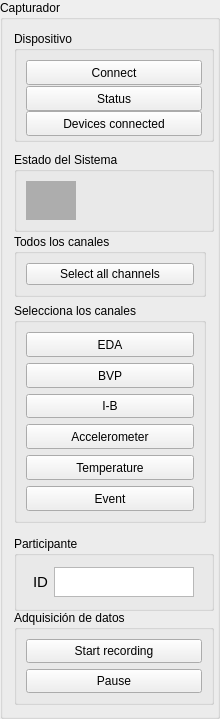
     <widget class="QGroupBox" name="groupBox_2">
      <property name="sizePolicy">
       <sizepolicy hsizetype="Fixed" vsizetype="Preferred">
        <horstretch>0</horstretch>
        <verstretch>0</verstretch>
       </sizepolicy>
      </property>
      <property name="minimumSize">
       <size>
        <width>220</width>
        <height>0</height>
       </size>
      </property>
      <property name="maximumSize">
       <size>
        <width>220</width>
        <height>16777215</height>
       </size>
      </property>
      <property name="title">
       <string>Capturador</string>
      </property>
      <layout class="QGridLayout" name="gridLayout_6">
       <item row="5" column="0">
        <widget class="QGroupBox" name="groupBox_4">
         <property name="sizePolicy">
          <sizepolicy hsizetype="MinimumExpanding" vsizetype="Minimum">
           <horstretch>0</horstretch>
           <verstretch>0</verstretch>
          </sizepolicy>
         </property>
         <property name="minimumSize">
          <size>
           <width>200</width>
           <height>75</height>
          </size>
         </property>
         <property name="maximumSize">
          <size>
           <width>200</width>
           <height>60</height>
          </size>
         </property>
         <property name="title">
          <string>Participante</string>
         </property>
         <layout class="QGridLayout" name="gridLayout_18">
          <item row="0" column="0">
           <layout class="QGridLayout" name="gridLayout_3">
            <property name="sizeConstraint">
             <enum>QLayout::SetFixedSize</enum>
            </property>
            <item row="0" column="0">
             <widget class="QLabel" name="label_29">
              <property name="maximumSize">
               <size>
                <width>45</width>
                <height>30</height>
               </size>
              </property>
              <property name="font">
               <font>
                <pointsize>11</pointsize>
                <bold>false</bold>
               </font>
              </property>
              <property name="text">
               <string>ID</string>
              </property>
              <property name="alignment">
               <set>Qt::AlignCenter</set>
              </property>
             </widget>
            </item>
            <item row="0" column="1">
             <widget class="QPlainTextEdit" name="id_participante">
              <property name="minimumSize">
               <size>
                <width>140</width>
                <height>30</height>
               </size>
              </property>
              <property name="maximumSize">
               <size>
                <width>80</width>
                <height>30</height>
               </size>
              </property>
              <property name="font">
               <font>
                <pointsize>12</pointsize>
               </font>
              </property>
             </widget>
            </item>
           </layout>
          </item>
         </layout>
        </widget>
       </item>
       <item row="3" column="0">
        <widget class="QGroupBox" name="groupBox_11">
         <property name="minimumSize">
          <size>
           <width>0</width>
           <height>220</height>
          </size>
         </property>
         <property name="title">
          <string>Selecciona los canales</string>
         </property>
         <layout class="QGridLayout" name="gridLayout_5">
          <item row="0" column="0">
           <layout class="QVBoxLayout" name="verticalLayout">
            <item>
             <widget class="QPushButton" name="eda_button">
              <property name="sizePolicy">
               <sizepolicy hsizetype="Minimum" vsizetype="Preferred">
                <horstretch>0</horstretch>
                <verstretch>0</verstretch>
               </sizepolicy>
              </property>
              <property name="text">
               <string>EDA</string>
              </property>
             </widget>
            </item>
            <item>
             <widget class="QPushButton" name="bvp_button">
              <property name="sizePolicy">
               <sizepolicy hsizetype="Minimum" vsizetype="Preferred">
                <horstretch>0</horstretch>
                <verstretch>0</verstretch>
               </sizepolicy>
              </property>
              <property name="text">
               <string>BVP</string>
              </property>
             </widget>
            </item>
            <item>
             <widget class="QPushButton" name="ibi_button">
              <property name="sizePolicy">
               <sizepolicy hsizetype="Minimum" vsizetype="Preferred">
                <horstretch>0</horstretch>
                <verstretch>0</verstretch>
               </sizepolicy>
              </property>
              <property name="text">
               <string>I-B</string>
              </property>
             </widget>
            </item>
            <item>
             <widget class="QPushButton" name="acc_button">
              <property name="sizePolicy">
               <sizepolicy hsizetype="Minimum" vsizetype="Preferred">
                <horstretch>0</horstretch>
                <verstretch>0</verstretch>
               </sizepolicy>
              </property>
              <property name="text">
               <string>Accelerometer</string>
              </property>
             </widget>
            </item>
            <item>
             <widget class="QPushButton" name="tmp_button">
              <property name="sizePolicy">
               <sizepolicy hsizetype="Minimum" vsizetype="Preferred">
                <horstretch>0</horstretch>
                <verstretch>0</verstretch>
               </sizepolicy>
              </property>
              <property name="text">
               <string>Temperature</string>
              </property>
             </widget>
            </item>
            <item>
             <widget class="QPushButton" name="event_button">
              <property name="sizePolicy">
               <sizepolicy hsizetype="Preferred" vsizetype="Preferred">
                <horstretch>0</horstretch>
                <verstretch>0</verstretch>
               </sizepolicy>
              </property>
              <property name="text">
               <string>Event</string>
              </property>
             </widget>
            </item>
           </layout>
          </item>
         </layout>
        </widget>
       </item>
       <item row="8" column="0">
        <widget class="QGroupBox" name="groupBox_10">
         <property name="minimumSize">
          <size>
           <width>200</width>
           <height>95</height>
          </size>
         </property>
         <property name="maximumSize">
          <size>
           <width>161</width>
           <height>111</height>
          </size>
         </property>
         <property name="title">
          <string>Adquisición de datos</string>
         </property>
         <layout class="QGridLayout" name="gridLayout_10">
          <item row="0" column="0">
           <layout class="QGridLayout" name="gridLayout_7">
            <item row="0" column="0">
             <widget class="QPushButton" name="start_button_record">
              <property name="sizePolicy">
               <sizepolicy hsizetype="Minimum" vsizetype="Preferred">
                <horstretch>0</horstretch>
                <verstretch>0</verstretch>
               </sizepolicy>
              </property>
              <property name="text">
               <string>Start recording</string>
              </property>
             </widget>
            </item>
            <item row="1" column="0">
             <widget class="QPushButton" name="pause_button">
              <property name="sizePolicy">
               <sizepolicy hsizetype="Preferred" vsizetype="Preferred">
                <horstretch>0</horstretch>
                <verstretch>0</verstretch>
               </sizepolicy>
              </property>
              <property name="text">
               <string>Pause</string>
              </property>
             </widget>
            </item>
           </layout>
          </item>
         </layout>
        </widget>
       </item>
       <item row="2" column="0">
        <widget class="QGroupBox" name="groupBox">
         <property name="minimumSize">
          <size>
           <width>0</width>
           <height>30</height>
          </size>
         </property>
         <property name="maximumSize">
          <size>
           <width>16777215</width>
           <height>80</height>
          </size>
         </property>
         <property name="title">
          <string>Todos los canales</string>
         </property>
         <layout class="QGridLayout" name="gridLayout_11">
          <item row="0" column="0">
           <widget class="QPushButton" name="select_al_channels_button">
            <property name="sizePolicy">
             <sizepolicy hsizetype="Preferred" vsizetype="Preferred">
              <horstretch>0</horstretch>
              <verstretch>0</verstretch>
             </sizepolicy>
            </property>
            <property name="text">
             <string>Select all channels</string>
            </property>
           </widget>
          </item>
         </layout>
        </widget>
       </item>
       <item row="0" column="0">
        <widget class="QGroupBox" name="groupBox_8">
         <property name="sizePolicy">
          <sizepolicy hsizetype="Expanding" vsizetype="MinimumExpanding">
           <horstretch>0</horstretch>
           <verstretch>0</verstretch>
          </sizepolicy>
         </property>
         <property name="minimumSize">
          <size>
           <width>200</width>
           <height>111</height>
          </size>
         </property>
         <property name="maximumSize">
          <size>
           <width>161</width>
           <height>111</height>
          </size>
         </property>
         <property name="title">
          <string>Dispositivo</string>
         </property>
         <layout class="QVBoxLayout" name="verticalLayout_2">
          <item>
           <widget class="QPushButton" name="connect_button">
            <property name="sizePolicy">
             <sizepolicy hsizetype="Minimum" vsizetype="Expanding">
              <horstretch>0</horstretch>
              <verstretch>0</verstretch>
             </sizepolicy>
            </property>
            <property name="minimumSize">
             <size>
              <width>140</width>
              <height>25</height>
             </size>
            </property>
            <property name="text">
             <string>Connect</string>
            </property>
           </widget>
          </item>
          <item>
           <widget class="QPushButton" name="status_button">
            <property name="minimumSize">
             <size>
              <width>140</width>
              <height>25</height>
             </size>
            </property>
            <property name="text">
             <string>Status</string>
            </property>
           </widget>
          </item>
          <item>
           <widget class="QPushButton" name="devices_button">
            <property name="sizePolicy">
             <sizepolicy hsizetype="Minimum" vsizetype="Expanding">
              <horstretch>0</horstretch>
              <verstretch>0</verstretch>
             </sizepolicy>
            </property>
            <property name="minimumSize">
             <size>
              <width>140</width>
              <height>25</height>
             </size>
            </property>
            <property name="text">
             <string>Devices connected</string>
            </property>
           </widget>
          </item>
         </layout>
        </widget>
       </item>
       <item row="1" column="0">
        <widget class="QGroupBox" name="groupBox_9">
         <property name="minimumSize">
          <size>
           <width>200</width>
           <height>80</height>
          </size>
         </property>
         <property name="maximumSize">
          <size>
           <width>161</width>
           <height>71</height>
          </size>
         </property>
         <property name="title">
          <string>Estado del Sistema</string>
         </property>
         <layout class="QGridLayout" name="gridLayout_9">
          <item row="0" column="0">
           <widget class="QWidget" name="semaforo_widget" native="true">
            <property name="minimumSize">
             <size>
              <width>20</width>
              <height>20</height>
             </size>
            </property>
            <property name="maximumSize">
             <size>
              <width>50</width>
              <height>50</height>
             </size>
            </property>
            <property name="palette">
             <palette>
              <active>
               <colorrole role="WindowText">
                <brush brushstyle="SolidPattern">
                 <color alpha="255">
                  <red>0</red>
                  <green>0</green>
                  <blue>0</blue>
                 </color>
                </brush>
               </colorrole>
               <colorrole role="Button">
                <brush brushstyle="SolidPattern">
                 <color alpha="255">
                  <red>173</red>
                  <green>173</green>
                  <blue>173</blue>
                 </color>
                </brush>
               </colorrole>
               <colorrole role="Light">
                <brush brushstyle="SolidPattern">
                 <color alpha="255">
                  <red>255</red>
                  <green>255</green>
                  <blue>255</blue>
                 </color>
                </brush>
               </colorrole>
               <colorrole role="Midlight">
                <brush brushstyle="SolidPattern">
                 <color alpha="255">
                  <red>214</red>
                  <green>214</green>
                  <blue>214</blue>
                 </color>
                </brush>
               </colorrole>
               <colorrole role="Dark">
                <brush brushstyle="SolidPattern">
                 <color alpha="255">
                  <red>86</red>
                  <green>86</green>
                  <blue>86</blue>
                 </color>
                </brush>
               </colorrole>
               <colorrole role="Mid">
                <brush brushstyle="SolidPattern">
                 <color alpha="255">
                  <red>115</red>
                  <green>115</green>
                  <blue>115</blue>
                 </color>
                </brush>
               </colorrole>
               <colorrole role="Text">
                <brush brushstyle="SolidPattern">
                 <color alpha="255">
                  <red>0</red>
                  <green>0</green>
                  <blue>0</blue>
                 </color>
                </brush>
               </colorrole>
               <colorrole role="BrightText">
                <brush brushstyle="SolidPattern">
                 <color alpha="255">
                  <red>255</red>
                  <green>255</green>
                  <blue>255</blue>
                 </color>
                </brush>
               </colorrole>
               <colorrole role="ButtonText">
                <brush brushstyle="SolidPattern">
                 <color alpha="255">
                  <red>0</red>
                  <green>0</green>
                  <blue>0</blue>
                 </color>
                </brush>
               </colorrole>
               <colorrole role="Base">
                <brush brushstyle="SolidPattern">
                 <color alpha="255">
                  <red>255</red>
                  <green>255</green>
                  <blue>255</blue>
                 </color>
                </brush>
               </colorrole>
               <colorrole role="Window">
                <brush brushstyle="SolidPattern">
                 <color alpha="255">
                  <red>173</red>
                  <green>173</green>
                  <blue>173</blue>
                 </color>
                </brush>
               </colorrole>
               <colorrole role="Shadow">
                <brush brushstyle="SolidPattern">
                 <color alpha="255">
                  <red>0</red>
                  <green>0</green>
                  <blue>0</blue>
                 </color>
                </brush>
               </colorrole>
               <colorrole role="AlternateBase">
                <brush brushstyle="SolidPattern">
                 <color alpha="255">
                  <red>214</red>
                  <green>214</green>
                  <blue>214</blue>
                 </color>
                </brush>
               </colorrole>
               <colorrole role="ToolTipBase">
                <brush brushstyle="SolidPattern">
                 <color alpha="255">
                  <red>255</red>
                  <green>255</green>
                  <blue>220</blue>
                 </color>
                </brush>
               </colorrole>
               <colorrole role="ToolTipText">
                <brush brushstyle="SolidPattern">
                 <color alpha="255">
                  <red>0</red>
                  <green>0</green>
                  <blue>0</blue>
                 </color>
                </brush>
               </colorrole>
              </active>
              <inactive>
               <colorrole role="WindowText">
                <brush brushstyle="SolidPattern">
                 <color alpha="255">
                  <red>0</red>
                  <green>0</green>
                  <blue>0</blue>
                 </color>
                </brush>
               </colorrole>
               <colorrole role="Button">
                <brush brushstyle="SolidPattern">
                 <color alpha="255">
                  <red>173</red>
                  <green>173</green>
                  <blue>173</blue>
                 </color>
                </brush>
               </colorrole>
               <colorrole role="Light">
                <brush brushstyle="SolidPattern">
                 <color alpha="255">
                  <red>255</red>
                  <green>255</green>
                  <blue>255</blue>
                 </color>
                </brush>
               </colorrole>
               <colorrole role="Midlight">
                <brush brushstyle="SolidPattern">
                 <color alpha="255">
                  <red>214</red>
                  <green>214</green>
                  <blue>214</blue>
                 </color>
                </brush>
               </colorrole>
               <colorrole role="Dark">
                <brush brushstyle="SolidPattern">
                 <color alpha="255">
                  <red>86</red>
                  <green>86</green>
                  <blue>86</blue>
                 </color>
                </brush>
               </colorrole>
               <colorrole role="Mid">
                <brush brushstyle="SolidPattern">
                 <color alpha="255">
                  <red>115</red>
                  <green>115</green>
                  <blue>115</blue>
                 </color>
                </brush>
               </colorrole>
               <colorrole role="Text">
                <brush brushstyle="SolidPattern">
                 <color alpha="255">
                  <red>0</red>
                  <green>0</green>
                  <blue>0</blue>
                 </color>
                </brush>
               </colorrole>
               <colorrole role="BrightText">
                <brush brushstyle="SolidPattern">
                 <color alpha="255">
                  <red>255</red>
                  <green>255</green>
                  <blue>255</blue>
                 </color>
                </brush>
               </colorrole>
               <colorrole role="ButtonText">
                <brush brushstyle="SolidPattern">
                 <color alpha="255">
                  <red>0</red>
                  <green>0</green>
                  <blue>0</blue>
                 </color>
                </brush>
               </colorrole>
               <colorrole role="Base">
                <brush brushstyle="SolidPattern">
                 <color alpha="255">
                  <red>255</red>
                  <green>255</green>
                  <blue>255</blue>
                 </color>
                </brush>
               </colorrole>
               <colorrole role="Window">
                <brush brushstyle="SolidPattern">
                 <color alpha="255">
                  <red>173</red>
                  <green>173</green>
                  <blue>173</blue>
                 </color>
                </brush>
               </colorrole>
               <colorrole role="Shadow">
                <brush brushstyle="SolidPattern">
                 <color alpha="255">
                  <red>0</red>
                  <green>0</green>
                  <blue>0</blue>
                 </color>
                </brush>
               </colorrole>
               <colorrole role="AlternateBase">
                <brush brushstyle="SolidPattern">
                 <color alpha="255">
                  <red>214</red>
                  <green>214</green>
                  <blue>214</blue>
                 </color>
                </brush>
               </colorrole>
               <colorrole role="ToolTipBase">
                <brush brushstyle="SolidPattern">
                 <color alpha="255">
                  <red>255</red>
                  <green>255</green>
                  <blue>220</blue>
                 </color>
                </brush>
               </colorrole>
               <colorrole role="ToolTipText">
                <brush brushstyle="SolidPattern">
                 <color alpha="255">
                  <red>0</red>
                  <green>0</green>
                  <blue>0</blue>
                 </color>
                </brush>
               </colorrole>
              </inactive>
              <disabled>
               <colorrole role="WindowText">
                <brush brushstyle="SolidPattern">
                 <color alpha="255">
                  <red>86</red>
                  <green>86</green>
                  <blue>86</blue>
                 </color>
                </brush>
               </colorrole>
               <colorrole role="Button">
                <brush brushstyle="SolidPattern">
                 <color alpha="255">
                  <red>173</red>
                  <green>173</green>
                  <blue>173</blue>
                 </color>
                </brush>
               </colorrole>
               <colorrole role="Light">
                <brush brushstyle="SolidPattern">
                 <color alpha="255">
                  <red>255</red>
                  <green>255</green>
                  <blue>255</blue>
                 </color>
                </brush>
               </colorrole>
               <colorrole role="Midlight">
                <brush brushstyle="SolidPattern">
                 <color alpha="255">
                  <red>214</red>
                  <green>214</green>
                  <blue>214</blue>
                 </color>
                </brush>
               </colorrole>
               <colorrole role="Dark">
                <brush brushstyle="SolidPattern">
                 <color alpha="255">
                  <red>86</red>
                  <green>86</green>
                  <blue>86</blue>
                 </color>
                </brush>
               </colorrole>
               <colorrole role="Mid">
                <brush brushstyle="SolidPattern">
                 <color alpha="255">
                  <red>115</red>
                  <green>115</green>
                  <blue>115</blue>
                 </color>
                </brush>
               </colorrole>
               <colorrole role="Text">
                <brush brushstyle="SolidPattern">
                 <color alpha="255">
                  <red>86</red>
                  <green>86</green>
                  <blue>86</blue>
                 </color>
                </brush>
               </colorrole>
               <colorrole role="BrightText">
                <brush brushstyle="SolidPattern">
                 <color alpha="255">
                  <red>255</red>
                  <green>255</green>
                  <blue>255</blue>
                 </color>
                </brush>
               </colorrole>
               <colorrole role="ButtonText">
                <brush brushstyle="SolidPattern">
                 <color alpha="255">
                  <red>86</red>
                  <green>86</green>
                  <blue>86</blue>
                 </color>
                </brush>
               </colorrole>
               <colorrole role="Base">
                <brush brushstyle="SolidPattern">
                 <color alpha="255">
                  <red>173</red>
                  <green>173</green>
                  <blue>173</blue>
                 </color>
                </brush>
               </colorrole>
               <colorrole role="Window">
                <brush brushstyle="SolidPattern">
                 <color alpha="255">
                  <red>173</red>
                  <green>173</green>
                  <blue>173</blue>
                 </color>
                </brush>
               </colorrole>
               <colorrole role="Shadow">
                <brush brushstyle="SolidPattern">
                 <color alpha="255">
                  <red>0</red>
                  <green>0</green>
                  <blue>0</blue>
                 </color>
                </brush>
               </colorrole>
               <colorrole role="AlternateBase">
                <brush brushstyle="SolidPattern">
                 <color alpha="255">
                  <red>173</red>
                  <green>173</green>
                  <blue>173</blue>
                 </color>
                </brush>
               </colorrole>
               <colorrole role="ToolTipBase">
                <brush brushstyle="SolidPattern">
                 <color alpha="255">
                  <red>255</red>
                  <green>255</green>
                  <blue>220</blue>
                 </color>
                </brush>
               </colorrole>
               <colorrole role="ToolTipText">
                <brush brushstyle="SolidPattern">
                 <color alpha="255">
                  <red>0</red>
                  <green>0</green>
                  <blue>0</blue>
                 </color>
                </brush>
               </colorrole>
              </disabled>
             </palette>
            </property>
            <property name="autoFillBackground">
             <bool>true</bool>
            </property>
           </widget>
          </item>
          <item row="0" column="1">
           <widget class="QLabel" name="semaforo_label_msg">
            <property name="minimumSize">
             <size>
              <width>90</width>
              <height>0</height>
             </size>
            </property>
            <property name="text">
             <string/>
            </property>
            <property name="alignment">
             <set>Qt::AlignCenter</set>
            </property>
            <property name="wordWrap">
             <bool>true</bool>
            </property>
           </widget>
          </item>
         </layout>
        </widget>
       </item>
      </layout>
     </widget>
